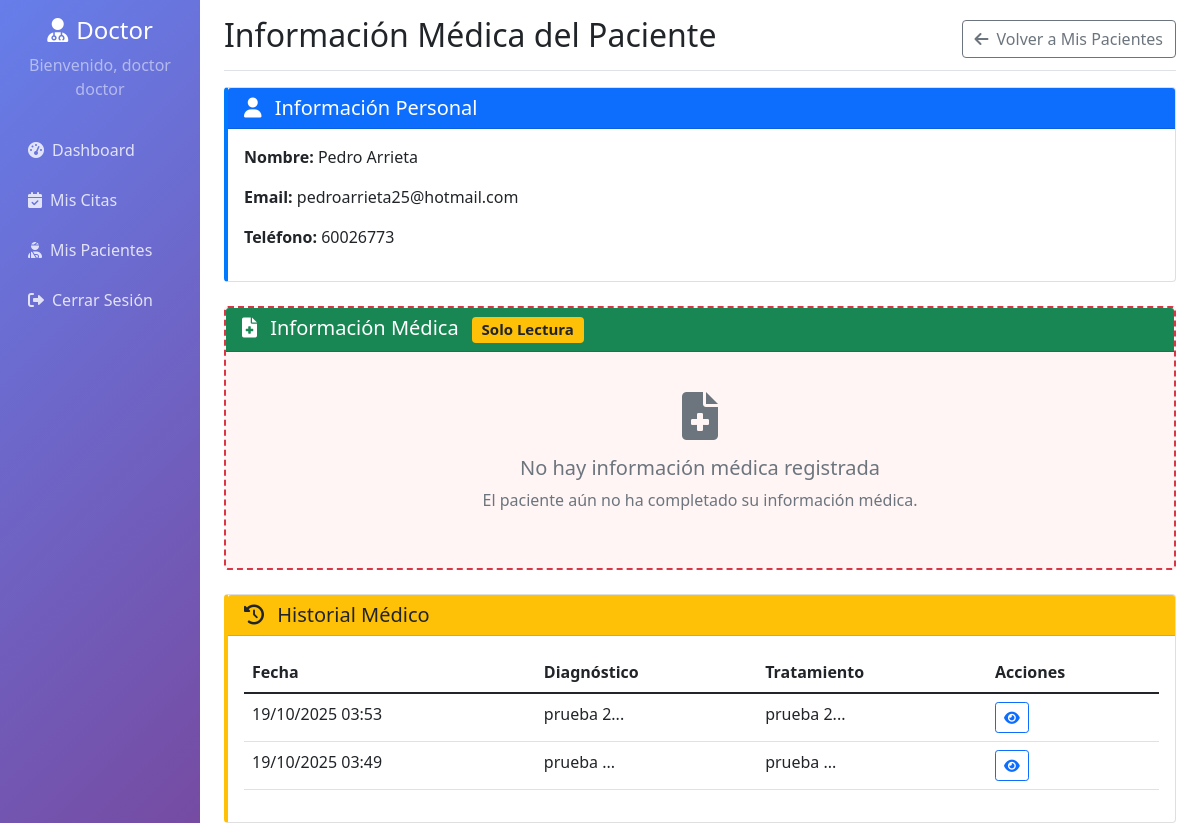
/doctor/patient_medical_info.php?id=4 (signed in), run on the app's committed database.
### tables this page shows
CREATE TABLE `usuarios` (
  `id` int(11) NOT NULL,
  `nombre` varchar(100) NOT NULL,
  `apellido` varchar(100) NOT NULL,
  `email` varchar(150) DEFAULT NULL,
  `identificacion` varchar(20) DEFAULT NULL,
  `telefono` varchar(20) DEFAULT NULL,
  `password` varchar(255) NOT NULL,
  `tipo_usuario` enum('administrador','doctor','paciente') NOT NULL,
  `especialidad` varchar(100) DEFAULT NULL,
  `fecha_registro` timestamp NOT NULL DEFAULT current_timestamp(),
  `activo` tinyint(1) DEFAULT 1
);

CREATE TABLE `historial_medico` (
  `id` int(11) NOT NULL,
  `paciente_id` int(11) NOT NULL,
  `doctor_id` int(11) NOT NULL,
  `cita_id` int(11) DEFAULT NULL,
  `diagnostico` text DEFAULT NULL,
  `tratamiento` text DEFAULT NULL,
  `medicamentos` text DEFAULT NULL,
  `notas_adicionales` text DEFAULT NULL,
  `fecha_consulta` timestamp NOT NULL DEFAULT current_timestamp()
);

### classes/User.php (called while the page is built, shortened)
<?php
class User {
    private $conn;
    private $table_name = "usuarios";
    public function __construct($db) {
        $this->conn = $db;
    }
    public function obtenerPorId($id) {
        $query = "SELECT id, nombre, apellido, email, identificacion, telefono, tipo_usuario, especialidad
                  FROM " . $this->table_name . "
                  WHERE id = :id AND activo = 1";
        $stmt = $this->conn->prepare($query);
        $stmt->bindParam(':id', $id);
        $stmt->execute();
        if($stmt->rowCount() > 0) {
            $row = $stmt->fetch(PDO::FETCH_ASSOC);
            $this->nombre = $row['nombre'];
            $this->apellido = $row['apellido'];
            $this->email = $row['email'];
            $this->telefono = $row['telefono'];
            return $this;
        }
        return false;
    }
}
?>

### classes/PatientMedicalInfo.php (called while the page is built, shortened)
<?php
class PatientMedicalInfo {
    private $conn;
    private $table_name = "informacion_medica_paciente";
    public function __construct($db) {
        $this->conn = $db;
    }
    public function obtenerPorPaciente($paciente_id) {
        $query = "SELECT i.*, u.nombre, u.apellido, u.email, u.telefono
                  FROM " . $this->table_name . " i
                  LEFT JOIN usuarios u ON i.paciente_id = u.id
                  WHERE i.paciente_id = :paciente_id";
        $stmt = $this->conn->prepare($query);
        $stmt->bindParam(':paciente_id', $paciente_id);
        $stmt->execute();
        return false;
    }
}
?>

### classes/MedicalHistory.php (called while the page is built, shortened)
<?php
class MedicalHistory {
    private $conn;
    private $table_name = "historial_medico";
    public function __construct($db) {
        $this->conn = $db;
    }
    public function obtenerPorPaciente($paciente_id) {
        $query = "SELECT h.id, h.paciente_id, h.doctor_id, h.cita_id, h.diagnostico, h.tratamiento,
                         h.medicamentos, h.notas_adicionales, h.fecha_consulta,
                         p.nombre as paciente_nombre, p.apellido as paciente_apellido,
                         d.nombre as doctor_nombre, d.apellido as doctor_apellido, d.especialidad
                  FROM " . $this->table_name . " h
                  LEFT JOIN usuarios p ON h.paciente_id = p.id
                  LEFT JOIN usuarios d ON h.doctor_id = d.id
                  WHERE h.paciente_id = :paciente_id
                  ORDER BY h.fecha_consulta DESC";
        $stmt = $this->conn->prepare($query);
        $stmt->bindParam(':paciente_id', $paciente_id);
        $stmt->execute();
        return $stmt;
    }
}
?>

### doctor/patient_medical_info.php (the view, shortened to what this page needs)
<?php
require_once __DIR__ . '/../classes/User.php';
require_once __DIR__ . '/../classes/PatientMedicalInfo.php';
require_once __DIR__ . '/../classes/MedicalHistory.php';
$patient_id = isset($_GET['id']) ? (int)$_GET['id'] : 0;
$database = new Database();
$db = $database->getConnection();
$user = new User($db);
$patientInfo = new PatientMedicalInfo($db);
$medicalHistory = new MedicalHistory($db);
$patient_data = $user->obtenerPorId($patient_id);
$medical_data = $patientInfo->obtenerPorPaciente($patient_id);
$history_stmt = $medicalHistory->obtenerPorPaciente($patient_id);
$history_records = [];
if($history_stmt) {
    $history_records = $history_stmt->fetchAll(PDO::FETCH_ASSOC);
}
?>
<!DOCTYPE html>
<html lang="es">
<head>
    <link href="https://cdn.jsdelivr.net/npm/bootstrap@5.1.3/dist/css/bootstrap.min.css" rel="stylesheet">
    <link href="https://cdnjs.cloudflare.com/ajax/libs/font-awesome/6.0.0/css/all.min.css" rel="stylesheet">
</head>
<body>
    <div class="container-fluid">
        <div class="row">
            <nav class="col-md-3 col-lg-2 d-md-block sidebar collapse">
                <div class="position-sticky pt-3">
                    <div class="text-center mb-4">
                        <h4 class="text-white"><i class="fas fa-user-md me-2"></i>Doctor</h4>
                        <p class="text-white-50">Bienvenido, <?php echo $_SESSION['user_name']; ?></p>
                    </div>
                    <ul class="nav flex-column">
                        <li class="nav-item">
                            <a class="nav-link" href="dashboard.php">
                                <i class="fas fa-tachometer-alt me-2"></i>Dashboard
                            </a>
                        </li>
                        <li class="nav-item">
                            <a class="nav-link" href="citas.php">
                                <i class="fas fa-calendar-check me-2"></i>Mis Citas
                            </a>
                        </li>
                        <li class="nav-item">
                            <a class="nav-link" href="mis_pacientes.php">
                                <i class="fas fa-user-injured me-2"></i>Mis Pacientes
                            </a>
                        </li>
                        <li class="nav-item">
                            <a class="nav-link" href="../logout.php">
                                <i class="fas fa-sign-out-alt me-2"></i>Cerrar Sesión
                            </a>
                        </li>
                    </ul>
                </div>
            </nav>
            <main class="col-md-9 ms-sm-auto col-lg-10 px-md-4">
                <div class="d-flex justify-content-between flex-wrap flex-md-nowrap align-items-center pt-3 pb-2 mb-3 border-bottom">
                    <h1 class="h2">Información Médica del Paciente</h1>
                    <a href="mis_pacientes.php" class="btn btn-outline-secondary">
                        <i class="fas fa-arrow-left me-2"></i>Volver a Mis Pacientes
                    </a>
                </div>
                <div class="card info-card mb-4">
                    <div class="card-header bg-primary text-white">
                        <h5 class="mb-0">
                            <i class="fas fa-user me-2"></i>
                            Información Personal
                        </h5>
                    </div>
                    <div class="card-body">
                        <div class="row">
                            <div class="col-md-6">
                                <p><strong>Nombre:</strong> <?php echo htmlspecialchars($patient_data->nombre . ' ' . $patient_data->apellido); ?></p>
                                <p><strong>Email:</strong> <?php echo htmlspecialchars($patient_data->email); ?></p>
                                <p><strong>Teléfono:</strong> <?php echo htmlspecialchars($patient_data->telefono); ?></p>
                            </div>
                            <div class="col-md-6">
                            </div>
                        </div>
                    </div>
                </div>
                <div class="card medical-card mb-4 doctor-only">
                    <div class="card-header bg-success text-white">
                        <h5 class="mb-0">
                            <i class="fas fa-file-medical me-2"></i>
                            Información Médica
                            <span class="badge bg-warning text-dark ms-2">Solo Lectura</span>
                        </h5>
                    </div>
                    <div class="card-body">
                        <?php if($medical_data): ?>
                            <div class="row">
                                <div class="col-md-6 mb-3">
                                    <label class="form-label"><strong>Fecha de Nacimiento</strong></label>
                                    <p class="form-control-plaintext"><?php echo date('d/m/Y', strtotime($medical_data['fecha_nacimiento'])); ?></p>
                                </div>
                                <div class="col-md-6 mb-3">
                                    <label class="form-label"><strong>Género</strong></label>
                                    <p class="form-control-plaintext"><?php echo ucfirst($medical_data['genero']); ?></p>
                                </div>
                            </div>
                            <div class="mb-3">
                                <label class="form-label"><strong>Dirección</strong></label>
                                <p class="form-control-plaintext"><?php echo htmlspecialchars($medical_data['direccion']); ?></p>
                            </div>
                            <div class="row">
                                <div class="col-md-6 mb-3">
                                    <label class="form-label"><strong>Contacto de Emergencia</strong></label>
                                    <p class="form-control-plaintext"><?php echo htmlspecialchars($medical_data['emergencia_contacto']); ?></p>
                                </div>
                                <div class="col-md-6 mb-3">
                                    <label class="form-label"><strong>Teléfono de Emergencia</strong></label>
                                    <p class="form-control-plaintext"><?php echo htmlspecialchars($medical_data['emergencia_telefono']); ?></p>
                                </div>
                            </div>
                            <div class="row">
                                <div class="col-md-4 mb-3">
                                    <label class="form-label"><strong>Grupo Sanguíneo</strong></label>
                                    <p class="form-control-plaintext"><?php echo htmlspecialchars($medical_data['grupo_sanguineo']); ?></p>
                                </div>
                                <div class="col-md-4 mb-3">
                                    <label class="form-label"><strong>Peso (kg)</strong></label>
                                    <p class="form-control-plaintext"><?php echo $medical_data['peso']; ?></p>
                                </div>
                                <div class="col-md-4 mb-3">
                                    <label class="form-label"><strong>Altura (cm)</strong></label>
                                    <p class="form-control-plaintext"><?php echo $medical_data['altura']; ?></p>
                                </div>
                            </div>
                            <div class="mb-3">
                                <label class="form-label"><strong>Presión Arterial</strong></label>
                                <p class="form-control-plaintext"><?php echo htmlspecialchars($medical_data['presion_arterial']); ?></p>
                            </div>
                            <div class="mb-3">
                                <label class="form-label"><strong>Alergias</strong></label>
                                <div class="alert alert-warning">
                                    <?php echo nl2br(htmlspecialchars($medical_data['alergias'])); ?>
                                </div>
                            </div>
                            <div class="mb-3">
                                <label class="form-label"><strong>Enfermedades Crónicas</strong></label>
                                <div class="alert alert-info">
                                    <?php echo nl2br(htmlspecialchars($medical_data['enfermedades_cronicas'])); ?>
                                </div>
                            </div>
                            <div class="mb-3">
                                <label class="form-label"><strong>Medicamentos Actuales</strong></label>
                                <div class="alert alert-primary">
                                    <?php echo nl2br(htmlspecialchars($medical_data['medicamentos_actuales'])); ?>
                                </div>
                            </div>
                            <div class="mb-3">
                                <label class="form-label"><strong>Cirugías Previas</strong></label>
                                <div class="alert alert-secondary">
                                    <?php echo nl2br(htmlspecialchars($medical_data['cirugias_previas'])); ?>
                                </div>
                            </div>
                            <div class="mb-3">
                                <label class="form-label"><strong>Historial Familiar</strong></label>
                                <div class="alert alert-dark">
                                    <?php echo nl2br(htmlspecialchars($medical_data['historial_familiar'])); ?>
                                </div>
                            </div>
                        <?php else: ?>
                            <div class="text-center py-4">
                                <i class="fas fa-file-medical fa-3x text-muted mb-3"></i>
                                <h5 class="text-muted">No hay información médica registrada</h5>
                                <p class="text-muted">El paciente aún no ha completado su información médica.</p>
                            </div>
                        <?php endif; ?>
                    </div>
                </div>
                <div class="card history-card">
                    <div class="card-header bg-warning text-dark">
                        <h5 class="mb-0">
                            <i class="fas fa-history me-2"></i>
                            Historial Médico
                        </h5>
                    </div>
                    <div class="card-body">
                        <?php if(empty($history_records)): ?>
                            <div class="text-center py-4">
                                <i class="fas fa-file-medical fa-3x text-muted mb-3"></i>
                                <p class="text-muted">No hay registros de consultas con este paciente.</p>
                            </div>
                        <?php else: ?>
                            <div class="table-responsive">
                                <table class="table table-hover">
                                    <thead>
                                        <tr>
                                            <th>Fecha</th>
                                            <th>Diagnóstico</th>
                                            <th>Tratamiento</th>
                                            <th>Acciones</th>
                                        </tr>
                                    </thead>
                                    <tbody>
                                        <?php foreach($history_records as $record): ?>
                                        <tr>
                                            <td><?php echo date('d/m/Y H:i', strtotime($record['fecha_consulta'])); ?></td>
                                            <td><?php echo htmlspecialchars(substr($record['diagnostico'], 0, 50) . '...'); ?></td>
                                            <td><?php echo htmlspecialchars(substr($record['tratamiento'], 0, 50) . '...'); ?></td>
                                            <td>
                                                <button class="btn btn-sm btn-outline-primary" onclick="viewHistoryRecord(<?php echo $record['id']; ?>)">
                                                    <i class="fas fa-eye"></i>
                                                </button>
                                            </td>
                                        </tr>
                                        <?php endforeach; ?>
                                    </tbody>
                                </table>
                            </div>
                        <?php endif; ?>
                    </div>
                </div>
            </main>
        </div>
    </div>
</body>
</html>

### data on the page
usuarios: nombre+apellido "Pedro Arrieta", email "pedroarrieta25@hotmail.com", telefono "60026773"
historial_medico: fecha_consulta "19/10/2025 03:53", diagnostico "prueba 2...", tratamiento "prueba 2..."
historial_medico: fecha_consulta "19/10/2025 03:49", diagnostico "prueba ...", tratamiento "prueba ..."

### other printed values
$_SESSION['user_name'] "doctor doctor"
